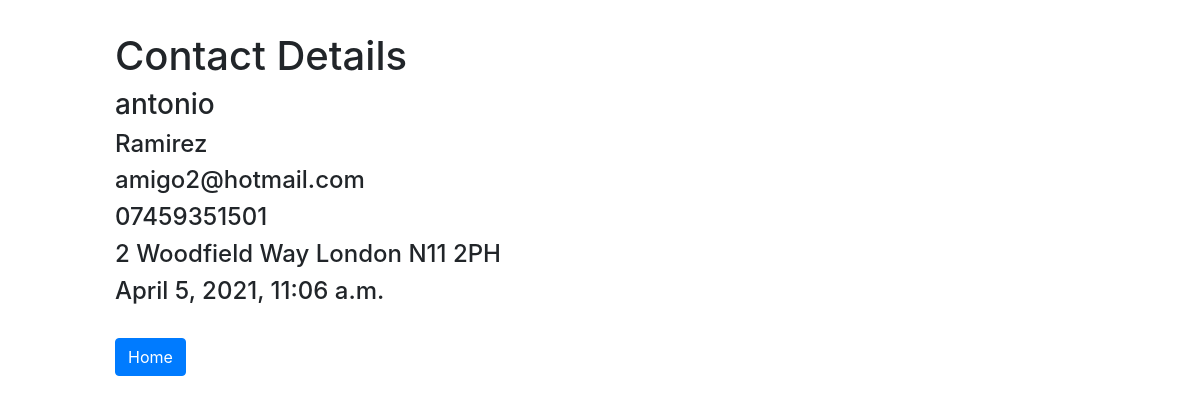
The page /contacts/2/ on the database its author committed.
### crudapp/models.py (models this page shows, shortened)
class Contact(models.Model):
    firstName = models.CharField("First name", max_length=255, blank = True, null = True)
    lastName = models.CharField("Last name", max_length=255, blank = True, null = True)
    email = models.EmailField()
    phone = models.CharField(max_length=20, blank = True, null = True)
    address = models.TextField(blank=True, null=True)
    description = models.TextField(blank=True, null=True)
    createdAt = models.DateTimeField("Created At", auto_now_add=True)

### crudapp/views.py (the view)
# urls.py: path('contacts/<int:pk>/', views.ContactDetailView.as_view(), name='detail'),
class ContactDetailView(DetailView):
    model = Contact
    template_name = 'contact-detail.html'

### templates/contact-detail.html (shortened to what this page needs)
{% load widget_tweaks %}
<!DOCTYPE html>
<html>
<head>
    <link rel="stylesheet" href="https://stackpath.bootstrapcdn.com/bootstrap/4.1.3/css/bootstrap.min.css">
</head>
<body>
<div class="container-fluid">
    <div class="row">
        <div class="col-md-1 col-xs-1 col-sm-1"></div>
        <div class="col-md-10 col-xs-10 col-sm-10 ">
            <br />
            <h6 style="text-align:center;">
               <h1> Contact Details</h1>
            </h6>
        </div>
        <div class="col-md-1 col-xs-1 col-sm-1">
        </div>
    </div>
    <div class="row">
        <div class="col-md-1 col-xs-1 col-sm-1"></div>
        <div class="col-md-10 col-xs-10 col-sm-10">
            <h3>{{ object.firstName }}</h3>
            <h4>{{ object.lastName }}</h4>
            <h4>{{ object.email }}</h4>
            <h4>{{ object.phone }}</h4>
            <h4>{{ object.address }}</h4>
            <h4>{{ object.createdAt }}</h4>
            <br>
            <a class="btn btn-primary" href="/">Home</a>
        </div>
        <div class="col-md-1 col-xs-1 col-sm-1"></div>
    </div>
</div>
</body>
</html>

### rows shown on the page
Contact: firstName "antonio", lastName "Ramirez", email "amigo2@hotmail.com", phone "07459351501", address "2 Woodfield Way London N11 2PH", createdAt "April 5, 2021, 11:06 a.m."
